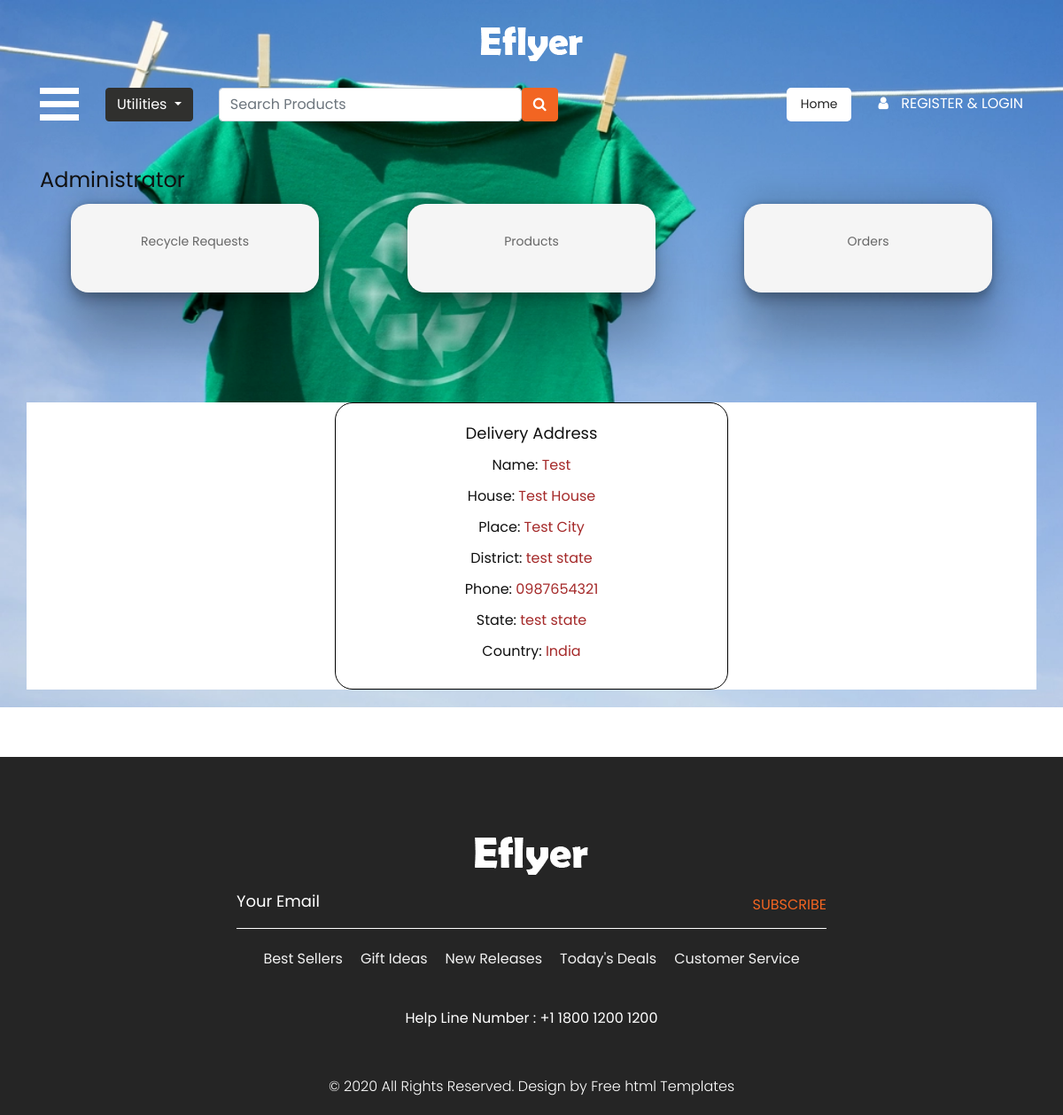
Screenshot of /ViewAddress/3 with the database file from the repository.
### Home/models.py (models this page shows)
class UserProfile(models.Model):
    user = models.ForeignKey(User,on_delete=models.CASCADE)
    name = models.CharField(max_length=20)
    house = models.CharField(max_length=20)
    city = models.CharField(max_length=20)
    state = models.CharField(max_length=20)
    phone = models.CharField(max_length=20)
    points = models.IntegerField(null=True)

### AdminApp/views.py (the view)
# urls.py: path("ViewAddress/<int:pk>",views.ViewAddress,name="ViewAddress"),
def ViewAddress(request,pk):
    ckout = CheckOuts.objects.get(id = pk)
    prodata = UserProfile.objects.get(user = ckout.user)
    context = {
        "prodata":prodata
    }
    return render(request,'customeraddress.html',context)

### templates/customeraddress.html (shortened to what this page needs)
{% extends "adminindex.html" %}
{% block content %}
<div class="container cont mt-5">
    <div class="itemcontainer">
        <h3>Delivery Address</h3>
        <h4>Name: <span>{{prodata.name}}</span></h4>
        <h4>House: <span>{{prodata.house}}</span></h4>
        <h4>Place: <span>{{prodata.city}}</span></h4>
        <h4>District: <span>{{prodata.state}}</span></h4>
        <h4>Phone: <span>{{prodata.phone}}</span></h4>
        <h4>State: <span>{{prodata.state}}</span></h4>
        <h4>Country: <span>India</span></h4>
    </div>
</div>
<br><br><br>
{% endblock %}

### static/css/style.css (style rules this page uses)
* { box-sizing: border-box !important; transition: ease all 0.5s; }
html { scroll-behavior: smooth; overflow-x: hidden; }
body { color: #666666; font-size: 14px; line-height: 1.80857; font-weight: normal; overflow-x: hidden; font-family: 'Poppins', sans-serif; }
h1, h2, h3, h4, h5, h6 { letter-spacing: 0; font-weight: normal; position: relative; padding: 0 0 10px 0; font-weight: normal; line-height: normal; color: #111111; margin: 0 }
h3 { font-size: 18px }
h4 { font-size: 16px }
*, *::after, *::before { -webkit-box-sizing: border-box; -moz-box-sizing: border-box; box-sizing: border-box; }

### templates/customeraddress.html (style rules this page uses)
.cont { background-color: white; }
.itemcontainer { width: 40%; height: auto; padding: 20px; text-align: center; border: 1px solid black; border-radius: 20px; margin: auto; }
.itemcontainer span { color: brown; }

### rows the page displays
UserProfile: name "Test", house "Test House", city "Test City", state "test state", phone "0987654321"
